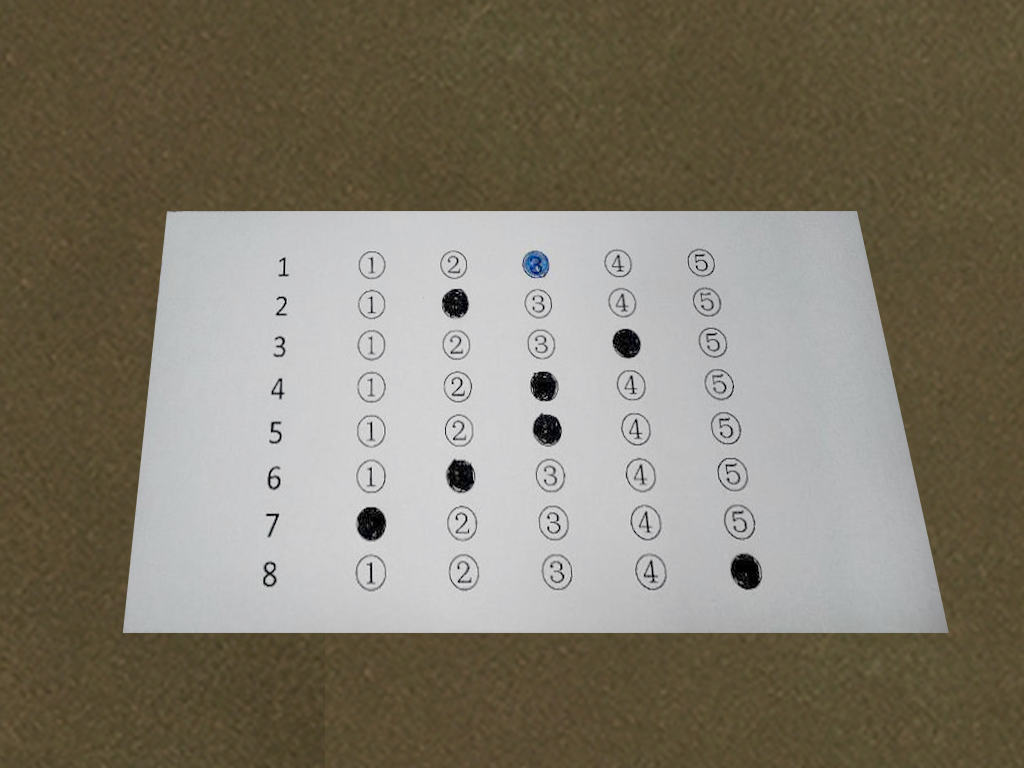
#> input picture omr_test_02.png, 1024 x 768 px
$ python grade.py
#> lines starting #> are read from the running program, lines starting #| are printed output that depends on the picture; after the words box and inside, x2 and y2 are one past the last pixel; in counts of white or black regions, pixels touching at a corner belong together
### utils.py

import cv2
import math
import numpy as np
import random

def drawText(image, txt):
	# font
	font = cv2.FONT_HERSHEY_SIMPLEX
	# org
	org = (50, 50)
	# fontScale
	fontScale = 1
	# Blue color in BGR
	color = (255, 0, 0)
	# Line thickness of 2 px
	thickness = 2
	# Using cv2.putText() method
	image = cv2.putText(image, txt, org, font,
						fontScale, color, thickness, cv2.LINE_AA)
	return

# Ham tinh khoang cach giua hai deim
def distance(p1,p2):
    my_dist = math.sqrt(((p1[0] - p2[0]) ** 2) + ((p1[1] - p2[1]) ** 2))
    return  my_dist

def sort_contours(cnts, method="left-to-right"):
	# initialize the reverse flag and sort index
	reverse = False
	i = 0
	# handle if we need to sort in reverse
	if method == "right-to-left" or method == "bottom-to-top":
		reverse = True
	# handle if we are sorting against the y-coordinate rather than
	# the x-coordinate of the bounding box
	if method == "top-to-bottom" or method == "bottom-to-top":
		i = 1
	# construct the list of bounding boxes and sort them from top to
	# bottom
	boundingBoxes = [cv2.boundingRect(c) for c in cnts]
	(cnts, boundingBoxes) = zip(*sorted(zip(cnts, boundingBoxes),
		key=lambda b:b[1][i], reverse=reverse))
	# return the list of sorted contours and bounding boxes
	return (cnts, boundingBoxes)

def order_points(pts):

	rect = np.zeros((4, 2), dtype="float32")

	s = pts.sum(axis=1)
	rect[0] = pts[np.argmin(s)]
	rect[2] = pts[np.argmax(s)]

	diff = np.diff(pts, axis=1)
	rect[1] = pts[np.argmin(diff)]
	rect[3] = pts[np.argmax(diff)]

	# return the ordered coordinates
	return rect

def four_point_transform(image, pts):


	rect = order_points(pts)
	(tl, tr, br, bl) = rect

	widthA = np.sqrt(((br[0] - bl[0]) ** 2) + ((br[1] - bl[1]) ** 2))
	widthB = np.sqrt(((tr[0] - tl[0]) ** 2) + ((tr[1] - tl[1]) ** 2))
	maxWidth = max(int(widthA), int(widthB))

	heightA = np.sqrt(((tr[0] - br[0]) ** 2) + ((tr[1] - br[1]) ** 2))
	heightB = np.sqrt(((tl[0] - bl[0]) ** 2) + ((tl[1] - bl[1]) ** 2))
	maxHeight = max(int(heightA), int(heightB))

	dst = np.array([
		[0, 0],
		[maxWidth - 1, 0],
		[maxWidth - 1, maxHeight - 1],
		[0, maxHeight - 1]], dtype = "float32")
	# compute the perspective transform matrix and then apply it
	M = cv2.getPerspectiveTransform(rect, dst)
	warped = cv2.warpPerspective(image, M, (maxWidth, maxHeight))
	# return the warped image
	return warped

def find_corner_by_rotated_rect(box,approx):
    corner = []
    for p_box in box:
        min_dist = 999999999
        min_p = None
        for p in approx:
            dist = distance(p_box, p[0])
            if dist < min_dist:
                min_dist = dist
                min_p = p[0]
        corner.append(min_p)

    corner = np.array(corner)
    return corner

### grade.py
import cv2
import math
import numpy as np
import random
from utils import *


# 1. Doc anh, chuyen thanh anh xam
image = cv2.imread("omr_test_02.png")
#> image is the input picture: shape (768, 1024, 3); mean B, G, R 107.7, 122.5, 129
gray = cv2.cvtColor(image, cv2.COLOR_BGR2GRAY)
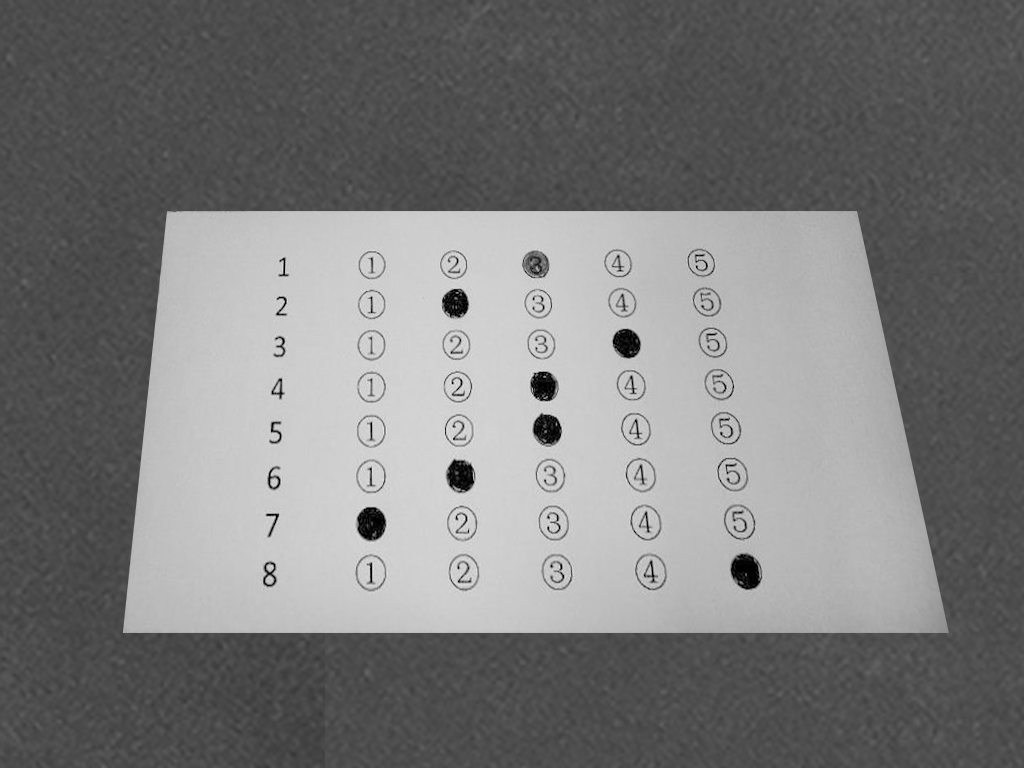
#> gray: shape (768, 1024); min 0, max 240, mean 122.7
blurred = cv2.GaussianBlur(gray, (5, 5), 0)

# 2. Threshold de
thresh = cv2.adaptiveThreshold(blurred,255,cv2.ADAPTIVE_THRESH_GAUSSIAN_C,            cv2.THRESH_BINARY_INV,31,3)
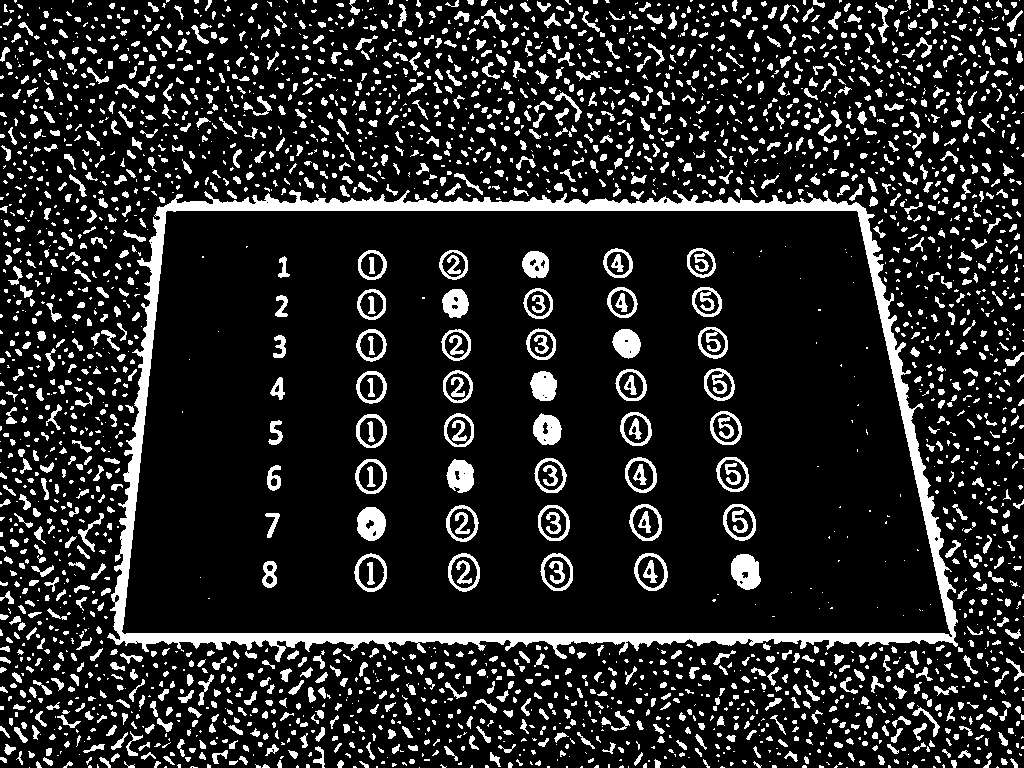
#> thresh: shape (768, 1024); 15.1% white; 3043 white regions (1558 under 20 px)
cv2.imshow("Anh tai buoc 2",thresh)
cv2.waitKey()


# 3. Tim khung ben ngoai de tach van ban khoi nen
contours, hierarchy = cv2.findContours(thresh, cv2.RETR_LIST, cv2.CHAIN_APPROX_SIMPLE)
#> contours = 3134 contours, 2110 with area under 20; largest, box (x1, y1, x2, y2) and area: (107, 190, 958, 662) 344118, (121, 210, 953, 638) 321139, (634, 553, 668, 591) 960, (354, 553, 387, 592) 946, (540, 553, 573, 591) 936
contours = sorted(contours, key=lambda x: cv2.contourArea(x),reverse=True)
approx = cv2.approxPolyDP(contours[1], 0.01 * cv2.arcLength(contours[1], True), True)
#> approx = [[165, 212], [856, 210], [952, 636], [124, 634]]
rect = cv2.minAreaRect(contours[1])
#> rect = ((537.3, 422.2), (426.7, 831), -89.79)
box = cv2.boxPoints(rect);
#> box = [[952, 637], [121, 634], [122.5, 207.3], [953.5, 210.4]]

# 4. Thuc hien transform de xoay van ban
corner = find_corner_by_rotated_rect(box,approx)
#> the loop in find_corner_by_rotated_rect, `for p_box in box:` made 4 passes
#> p_box on passes 1 to 4: [952, 637], [121, 634], [122.5, 207.3], [953.5, 210.4]
#> after the loop in find_corner_by_rotated_rect, `for p_box in box:`: corner = [[952, 636], [124, 634], [165, 212], [856, 210]]
#> corner = [[952, 636], [124, 634], [165, 212], [856, 210]]
image = four_point_transform(image,corner)
#> in order_points, `s = pts.sum(axis=1)`: s = [1588, 758, 377, 1066]
#> in order_points, `diff = np.diff(pts, axis=1)`: diff = [-316, 510, 47, -646]
#> in four_point_transform, `rect = order_points(pts)`: rect = [[165, 212], [856, 210], [952, 636], [124, 634]]
#> in four_point_transform, `(tl, tr, br, bl) = rect`: tl = [165, 212]; tr = [856, 210]; br = [952, 636]; bl = [124, 634]
#> in four_point_transform, `widthA = np.sqrt(((br[0] - bl[0]) ** 2) + ((br[1] - bl[1]) ** 2))`: widthA = 828
#> in four_point_transform, `widthB = np.sqrt(((tr[0] - tl[0]) ** 2) + ((tr[1] - tl[1]) ** 2))`: widthB = 691
#> in four_point_transform, `maxWidth = max(int(widthA), int(widthB))`: maxWidth = 828
#> in four_point_transform, `heightA = np.sqrt(((tr[0] - br[0]) ** 2) + ((tr[1] - br[1]) ** 2))`: heightA = 436.7
#> in four_point_transform, `heightB = np.sqrt(((tl[0] - bl[0]) ** 2) + ((tl[1] - bl[1]) ** 2))`: heightB = 424
#> in four_point_transform, `maxHeight = max(int(heightA), int(heightB))`: maxHeight = 436
#> in four_point_transform, `dst = np.array([ [0, 0], [maxWidth - 1, 0], [maxWidth - 1, maxHeight -..`: dst = [[0, 0], [827, 0], [827, 435], [0, 435]]
#> in four_point_transform, `M = cv2.getPerspectiveTransform(rect, dst)`: M = [[1.34, 0.131, -249.4], [0.00398, 1.37, -291.8], [1.55e-05, 0.000521, 1]]
#> in four_point_transform, `warped = cv2.warpPerspective(image, M, (maxWidth, maxHeight))`:
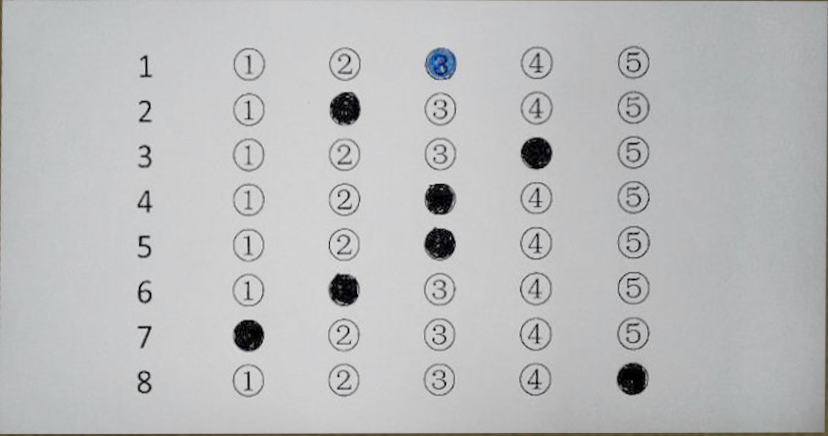
#> warped: shape (436, 828, 3); mean B, G, R 189, 188, 187.3
wrap = four_point_transform(thresh,corner)
#> in four_point_transform (call 2), `warped = cv2.warpPerspective(image, M, (maxWidth, maxHeight))`:
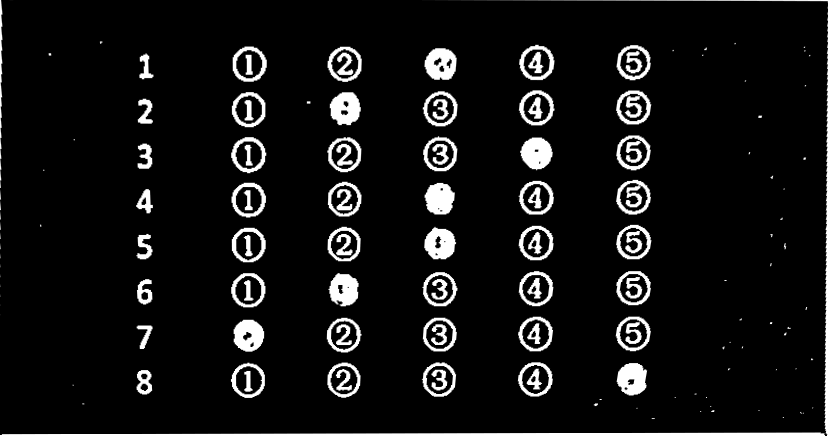
#> warped: shape (436, 828); min 0, max 255, mean 19.2
cv2.imshow("Anh sau buoc 4",wrap)
cv2.waitKey()

# 5. Tim cac o tick trong hinh
contours, _ = cv2.findContours(wrap, cv2.RETR_EXTERNAL, cv2.CHAIN_APPROX_SIMPLE)
#> contours = 120 contours, 69 with area under 20; largest, box (x1, y1, x2, y2) and area: (0, 33, 828, 436) 2250, (518, 90, 555, 126) 986, (615, 224, 652, 260) 982, (518, 225, 554, 261) 980, (232, 46, 267, 82) 980
tickcontours = []
# loop over the contours
for c in contours:
    (x, y, w, h) = cv2.boundingRect(c)
    ar = w / float(h)
    if w >= 30 and h >= 30 and 0.8 <= ar <= 1.2:
        tickcontours.append(c)
#> this loop made 120 passes
#> (x, y, w, h, ar) on passes 3, 10, 13, 17, 20, 21, 22, 23, 24, 25, 26, 27: (800, 411, 5, 3, 1.67), (593, 403, 5, 4, 1.25), (706, 397, 1, 1, 1), (136, 370, 17, 25, 0.68), (727, 368, 4, 3, 1.33), (616, 363, 32, 33, 0.97), (517, 362, 36, 35, 1.03), (421, 362, 36, 35, 1.03), (327, 362, 34, 36, 0.944), (230, 362, 35, 36, 0.972), (810, 358, 4, 3, 1.33), (741, 346, 3, 3, 1)
#> (c, x, y, w, h, ar) on passes 1, 2, 4, 5, 6, 7: ([[651, 418], [651, 419], [654, 419], [654, 418]], 651, 418, 4, 2, 2), ([[782, 417], [783, 417]], 782, 417, 2, 1, 2), ([[700, 411], [701, 411]], 700, 411, 2, 1, 2), ([[758, 410], [759, 410]], 758, 410, 2, 1, 2), ([[712, 410], [711, 411], [714, 411], [714, 410]], 711, 410, 4, 2, 2), ([[812, 407], [812, 408], [813, 408], [813, 407]], 812, 407, 2, 2, 1)
#> after the loop, tickcontours = 40 contours; largest, box (x1, y1, x2, y2) and area: (518, 90, 555, 126) 986, (615, 224, 652, 260) 982, (518, 225, 554, 261) 980, (232, 46, 267, 82) 980, (231, 227, 266, 263) 978

# 6. So sanh cac o tick voi dap an

# Dinh nghia dap an
right_anser = {0: 1, 1: 4, 2: 0, 3: 3, 4: 1,5: 1,6: 0,7: 4}

# Sap xep cac contour theo hang
tickcontours = sort_contours(tickcontours, method="top-to-bottom")[0]
#> in sort_contours, `boundingBoxes = [cv2.boundingRect(c) for c in cnts]`: boundingBoxes = 40 items, first 6: (616, 363, 32, 33), (517, 362, 36, 35), (421, 362, 36, 35), (327, 362, 34, 36), (230, 362, 35, 36), (233, 319, 32, 33)
#> in sort_contours, `(cnts, boundingBoxes) = zip(*sorted(zip(cnts, boundingBoxes), key=lamb..`: cnts = 40 contours; largest, box (x1, y1, x2, y2) and area: (518, 90, 555, 126) 986, (615, 224, 652, 260) 982, (518, 225, 554, 261) 980, (232, 46, 267, 82) 980, (519, 44, 555, 81) 978; boundingBoxes = 40 items, first 6: (519, 44, 36, 37), (616, 45, 35, 36), (327, 46, 35, 36), (232, 46, 35, 36), (424, 48, 33, 32), (615, 90, 37, 35)
#> tickcontours has the same summary as cnts in sort_contours

correct = 0

for (q, i) in enumerate(np.arange(0, len(tickcontours), 5)):

    # Dinh nghia mau rieng cho tung cau hoi
    color = (random.randint(0, 255),random.randint(0, 255),random.randint(0, 255))
    # Sap xep cac contour theo cot
    cnts = sort_contours(tickcontours[i:i + 5])[0]
    #cv2.drawContours(image, cnts, -1, color, 3)

    choice = (0,0)
    total = 0
    # Duyet qua cac contour trong hang
    for (j, c) in enumerate(cnts):

        # Tao mask de xem muc do to mau cua contour
        mask = np.zeros(wrap.shape, dtype="uint8")
        cv2.drawContours(mask, [c], -1, 255, -1)
        mask = cv2.bitwise_and(wrap, wrap, mask=mask)
        total = cv2.countNonZero(mask)

        # Lap de chon contour to mau dam nhat
        if total > choice[0]:
            choice = (total, j)

    # Lay dap an cua cau hien tai
    current_right = right_anser[q]
    # Kiem tra voi lua chon cua nguoi dung
    if current_right == choice[1]:
        # Neu dung Thi to mau xanh
        color = (0, 255, 0)
        correct += 1
    else:
        # Neu sai Thi to mau do
        color = (0, 0, 255)
    # Ve ket qua len anh
    cv2.drawContours(image, [cnts[current_right]], -1, color, 3)
#> this loop made 8 passes
#> current_right on passes 1 to 8: 1, 4, 0, 3, 1, 1, 0, 4
#> image: shape (436, 828, 3)
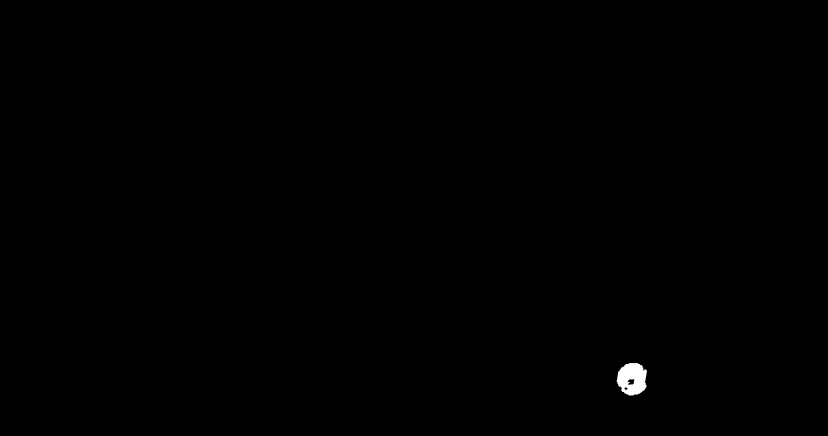
#> mask: shape (436, 828); min 0, max 255, mean 0.5
#> after the loop, correct = 3

drawText(image,'So cau tra loi dung:' + str(correct))
#> in drawText, `font = cv2.FONT_HERSHEY_SIMPLEX`: font = 0
#> in drawText, `image = cv2.putText(image, txt, org, font, fontScale, color, thickness..`:
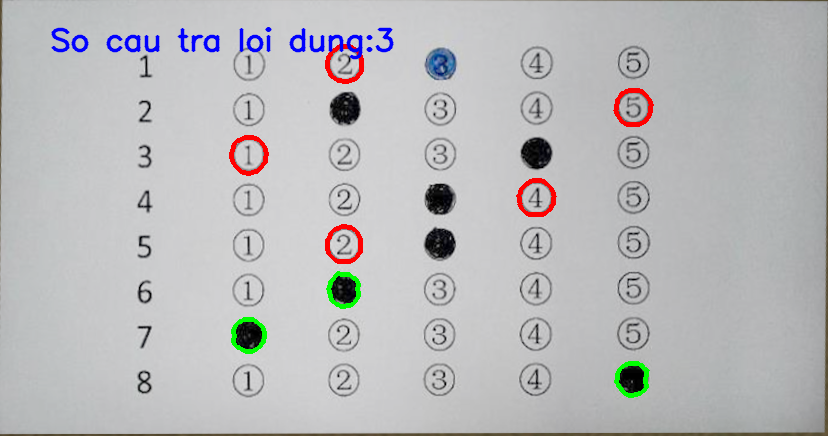
#> image: shape (436, 828, 3); mean B, G, R 187.6, 186, 186

cv2.imshow("A",image)
cv2.waitKey()
